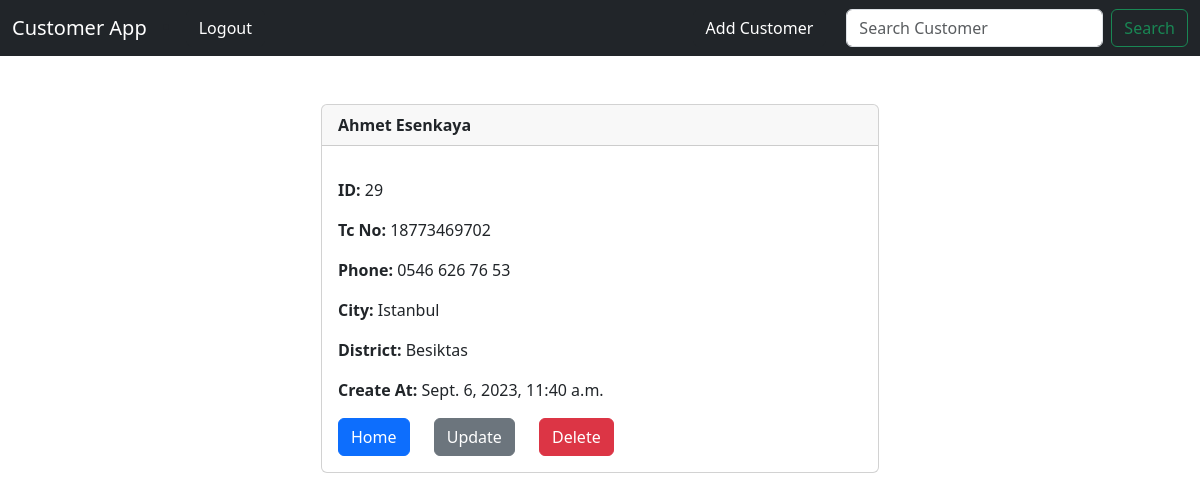
The app's page /customer/29 (signed in) with its own data.
### crm/models.py (models this page shows, shortened)
class Customer(models.Model):
    created_at = models.DateTimeField(auto_now_add=True)
    tc_no = models.IntegerField(editable=True, validators=[
        RegexValidator(
            r'^[1-9]{1}[0-9]{9}[02468]{1}$',
            message="Invalid Tc No ",
            code="invalid_number"
            )
        ], unique=True)
    first_name = models.CharField(max_length=50, editable=True)
    last_name =  models.CharField(max_length=50, editable=True)
    phone = models.CharField(max_length=15, editable=True)
    city =  models.CharField(max_length=50, editable=True)
    district =  models.CharField(max_length=50, editable=True)

### crm/views.py (the view)
# urls.py: path("customer/<int:pk>", views.customer_record, name="customer"),
def customer_record(request, pk):
    if request.user.is_authenticated:
        customer_record = Customer.objects.get(id=pk)
        return render(request, 'customer.html', {'customer_record':customer_record})
    else :
        messages.success(request, "You must be logged in to view that page!!!")
        return redirect('home')

### crm/templates/customer.html (shortened to what this page needs)
{% extends 'base.html' %}
{% block content %}
<div class="col-md-6 offset-md-3">
<div class="card">
    <div class="card-header"><strong>
          {{ customer_record.first_name }}
          {{ customer_record.last_name }}</strong>
    </div>
    <div class="card-body">
        <p class="card-text">
        <p class="card-text">
            <strong>ID: </strong>{{ customer_record.id }}</p>
        </p>
        <p class="card-text">
            <strong>Tc No: </strong>{{ customer_record.tc_no }}
        </p>
        <p class="card-text">
        <strong>Phone: </strong>{{ customer_record.phone }}
        </p>
        <p class="card-text">
        <strong>City: </strong>{{ customer_record.city }}</p>
        <p class="card-text">
        <strong>District: </strong>{{ customer_record.district }}</p>
        <p class="card-text">
        <strong>Create At: </strong>{{ customer_record.created_at }}</p>
        <a href="{% url 'home' %}" class="btn btn-primary">Home</a>
        <a href="{% url 'update_customer' customer_record.id %}" class="btn btn-secondary" style="margin-inline: 20px;">Update</a>
        <a href="{% url 'delete_customer' customer_record.id %}" class="btn btn-danger">Delete</a>
    </div>
</div>
</div>
{% endblock content %}

### records on screen
Customer: first_name "Ahmet", last_name "Esenkaya", id "29", tc_no "18773469702", phone "0546 626 76 53", city "Istanbul", district "Besiktas", created_at "Sept. 6, 2023, 11:40 a.m."
